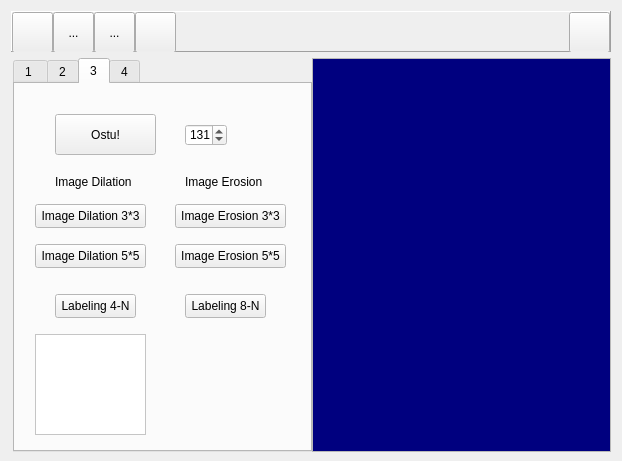
<?xml version="1.0" encoding="UTF-8"?>
<ui version="4.0">
 <class>MainFrame</class>
 <widget class="QDialog" name="MainFrame">
  <property name="geometry">
   <rect>
    <x>0</x>
    <y>0</y>
    <width>622</width>
    <height>461</height>
   </rect>
  </property>
  <property name="sizePolicy">
   <sizepolicy hsizetype="Preferred" vsizetype="Minimum">
    <horstretch>0</horstretch>
    <verstretch>0</verstretch>
   </sizepolicy>
  </property>
  <property name="minimumSize">
   <size>
    <width>0</width>
    <height>461</height>
   </size>
  </property>
  <property name="windowTitle">
   <string>HomeworkCV</string>
  </property>
  <property name="modal">
   <bool>false</bool>
  </property>
  <layout class="QVBoxLayout" name="verticalLayout">
   <item>
    <widget class="QFrame" name="frame">
     <property name="sizePolicy">
      <sizepolicy hsizetype="Preferred" vsizetype="Fixed">
       <horstretch>0</horstretch>
       <verstretch>0</verstretch>
      </sizepolicy>
     </property>
     <property name="minimumSize">
      <size>
       <width>0</width>
       <height>41</height>
      </size>
     </property>
     <property name="maximumSize">
      <size>
       <width>16777215</width>
       <height>41</height>
      </size>
     </property>
     <property name="frameShape">
      <enum>QFrame::Panel</enum>
     </property>
     <property name="frameShadow">
      <enum>QFrame::Raised</enum>
     </property>
     <layout class="QHBoxLayout" name="horizontalLayout_3">
      <property name="spacing">
       <number>0</number>
      </property>
      <property name="leftMargin">
       <number>0</number>
      </property>
      <property name="topMargin">
       <number>0</number>
      </property>
      <property name="rightMargin">
       <number>0</number>
      </property>
      <property name="bottomMargin">
       <number>0</number>
      </property>
      <item>
       <widget class="QToolButton" name="buttonOpen">
        <property name="enabled">
         <bool>true</bool>
        </property>
        <property name="sizePolicy">
         <sizepolicy hsizetype="Minimum" vsizetype="Minimum">
          <horstretch>0</horstretch>
          <verstretch>0</verstretch>
         </sizepolicy>
        </property>
        <property name="minimumSize">
         <size>
          <width>41</width>
          <height>41</height>
         </size>
        </property>
        <property name="maximumSize">
         <size>
          <width>41</width>
          <height>41</height>
         </size>
        </property>
        <property name="toolTip">
         <string>open an image file</string>
        </property>
        <property name="layoutDirection">
         <enum>Qt::LeftToRight</enum>
        </property>
        <property name="autoFillBackground">
         <bool>false</bool>
        </property>
        <property name="text">
         <string/>
        </property>
        <property name="icon">
         <iconset resource="images/mainframe.qrc">
          <normaloff>:/open.png</normaloff>:/open.png</iconset>
        </property>
        <property name="iconSize">
         <size>
          <width>41</width>
          <height>41</height>
         </size>
        </property>
        <property name="checkable">
         <bool>false</bool>
        </property>
        <property name="autoRepeat">
         <bool>false</bool>
        </property>
        <property name="autoExclusive">
         <bool>false</bool>
        </property>
        <property name="popupMode">
         <enum>QToolButton::DelayedPopup</enum>
        </property>
        <property name="toolButtonStyle">
         <enum>Qt::ToolButtonIconOnly</enum>
        </property>
        <property name="autoRaise">
         <bool>false</bool>
        </property>
       </widget>
      </item>
      <item>
       <widget class="QToolButton" name="toolButton_2">
        <property name="sizePolicy">
         <sizepolicy hsizetype="Minimum" vsizetype="Minimum">
          <horstretch>0</horstretch>
          <verstretch>0</verstretch>
         </sizepolicy>
        </property>
        <property name="minimumSize">
         <size>
          <width>41</width>
          <height>41</height>
         </size>
        </property>
        <property name="maximumSize">
         <size>
          <width>41</width>
          <height>41</height>
         </size>
        </property>
        <property name="text">
         <string>...</string>
        </property>
       </widget>
      </item>
      <item>
       <widget class="QToolButton" name="toolButton_3">
        <property name="sizePolicy">
         <sizepolicy hsizetype="Minimum" vsizetype="Minimum">
          <horstretch>0</horstretch>
          <verstretch>0</verstretch>
         </sizepolicy>
        </property>
        <property name="minimumSize">
         <size>
          <width>41</width>
          <height>41</height>
         </size>
        </property>
        <property name="maximumSize">
         <size>
          <width>41</width>
          <height>41</height>
         </size>
        </property>
        <property name="text">
         <string>...</string>
        </property>
       </widget>
      </item>
      <item>
       <widget class="QToolButton" name="buttonDeleteContents">
        <property name="sizePolicy">
         <sizepolicy hsizetype="Minimum" vsizetype="Minimum">
          <horstretch>0</horstretch>
          <verstretch>0</verstretch>
         </sizepolicy>
        </property>
        <property name="minimumSize">
         <size>
          <width>41</width>
          <height>41</height>
         </size>
        </property>
        <property name="maximumSize">
         <size>
          <width>41</width>
          <height>41</height>
         </size>
        </property>
        <property name="toolTip">
         <string>close all forms</string>
        </property>
        <property name="autoFillBackground">
         <bool>false</bool>
        </property>
        <property name="text">
         <string/>
        </property>
        <property name="icon">
         <iconset resource="images/mainframe.qrc">
          <normaloff>:/1-21.png</normaloff>:/1-21.png</iconset>
        </property>
        <property name="iconSize">
         <size>
          <width>41</width>
          <height>41</height>
         </size>
        </property>
       </widget>
      </item>
      <item>
       <spacer name="horizontalSpacer">
        <property name="orientation">
         <enum>Qt::Horizontal</enum>
        </property>
        <property name="sizeHint" stdset="0">
         <size>
          <width>40</width>
          <height>20</height>
         </size>
        </property>
       </spacer>
      </item>
      <item>
       <widget class="QToolButton" name="buttonShowList">
        <property name="sizePolicy">
         <sizepolicy hsizetype="Minimum" vsizetype="Minimum">
          <horstretch>0</horstretch>
          <verstretch>0</verstretch>
         </sizepolicy>
        </property>
        <property name="minimumSize">
         <size>
          <width>41</width>
          <height>41</height>
         </size>
        </property>
        <property name="maximumSize">
         <size>
          <width>41</width>
          <height>41</height>
         </size>
        </property>
        <property name="toolTip">
         <string>show the list view</string>
        </property>
        <property name="text">
         <string/>
        </property>
        <property name="icon">
         <iconset resource="images/mainframe.qrc">
          <normaloff>:/2-3.png</normaloff>:/2-3.png</iconset>
        </property>
        <property name="iconSize">
         <size>
          <width>82</width>
          <height>41</height>
         </size>
        </property>
       </widget>
      </item>
     </layout>
    </widget>
   </item>
   <item>
    <layout class="QHBoxLayout" name="horizontalLayout">
     <property name="spacing">
      <number>0</number>
     </property>
     <property name="leftMargin">
      <number>2</number>
     </property>
     <item>
      <widget class="QTabWidget" name="tabWidget">
       <property name="sizePolicy">
        <sizepolicy hsizetype="Fixed" vsizetype="Expanding">
         <horstretch>0</horstretch>
         <verstretch>0</verstretch>
        </sizepolicy>
       </property>
       <property name="minimumSize">
        <size>
         <width>299</width>
         <height>394</height>
        </size>
       </property>
       <property name="palette">
        <palette>
         <active>
          <colorrole role="Window">
           <brush brushstyle="SolidPattern">
            <color alpha="255">
             <red>255</red>
             <green>255</green>
             <blue>255</blue>
            </color>
           </brush>
          </colorrole>
          <colorrole role="NoRole">
           <brush brushstyle="SolidPattern">
            <color alpha="255">
             <red>255</red>
             <green>85</green>
             <blue>0</blue>
            </color>
           </brush>
          </colorrole>
         </active>
         <inactive>
          <colorrole role="Window">
           <brush brushstyle="SolidPattern">
            <color alpha="255">
             <red>255</red>
             <green>255</green>
             <blue>255</blue>
            </color>
           </brush>
          </colorrole>
          <colorrole role="NoRole">
           <brush brushstyle="SolidPattern">
            <color alpha="255">
             <red>255</red>
             <green>85</green>
             <blue>0</blue>
            </color>
           </brush>
          </colorrole>
         </inactive>
         <disabled>
          <colorrole role="Window">
           <brush brushstyle="SolidPattern">
            <color alpha="255">
             <red>255</red>
             <green>255</green>
             <blue>255</blue>
            </color>
           </brush>
          </colorrole>
          <colorrole role="NoRole">
           <brush brushstyle="SolidPattern">
            <color alpha="255">
             <red>255</red>
             <green>85</green>
             <blue>0</blue>
            </color>
           </brush>
          </colorrole>
         </disabled>
        </palette>
       </property>
       <property name="cursor">
        <cursorShape>ArrowCursor</cursorShape>
       </property>
       <property name="autoFillBackground">
        <bool>false</bool>
       </property>
       <property name="tabPosition">
        <enum>QTabWidget::North</enum>
       </property>
       <property name="tabShape">
        <enum>QTabWidget::Rounded</enum>
       </property>
       <property name="currentIndex">
        <number>2</number>
       </property>
       <property name="iconSize">
        <size>
         <width>31</width>
         <height>31</height>
        </size>
       </property>
       <property name="elideMode">
        <enum>Qt::ElideMiddle</enum>
       </property>
       <widget class="QWidget" name="tab_1">
        <attribute name="title">
         <string>1 </string>
        </attribute>
       </widget>
       <widget class="QWidget" name="tab_4">
        <attribute name="title">
         <string>2</string>
        </attribute>
        <widget class="QPushButton" name="Contrast_Transform">
         <property name="geometry">
          <rect>
           <x>90</x>
           <y>50</y>
           <width>121</width>
           <height>24</height>
          </rect>
         </property>
         <property name="text">
          <string>Contrast Transform</string>
         </property>
        </widget>
        <widget class="QSpinBox" name="spinA1">
         <property name="geometry">
          <rect>
           <x>70</x>
           <y>100</y>
           <width>42</width>
           <height>22</height>
          </rect>
         </property>
         <property name="maximum">
          <number>255</number>
         </property>
        </widget>
        <widget class="QSpinBox" name="spinB1">
         <property name="geometry">
          <rect>
           <x>170</x>
           <y>100</y>
           <width>42</width>
           <height>22</height>
          </rect>
         </property>
         <property name="maximum">
          <number>255</number>
         </property>
        </widget>
        <widget class="QSpinBox" name="spinA2">
         <property name="geometry">
          <rect>
           <x>70</x>
           <y>140</y>
           <width>42</width>
           <height>22</height>
          </rect>
         </property>
         <property name="maximum">
          <number>255</number>
         </property>
        </widget>
        <widget class="QSpinBox" name="spinB2">
         <property name="geometry">
          <rect>
           <x>170</x>
           <y>140</y>
           <width>42</width>
           <height>22</height>
          </rect>
         </property>
         <property name="maximum">
          <number>255</number>
         </property>
        </widget>
        <widget class="QLabel" name="label">
         <property name="geometry">
          <rect>
           <x>120</x>
           <y>100</y>
           <width>41</width>
           <height>16</height>
          </rect>
         </property>
         <property name="text">
          <string>[ a , b ]</string>
         </property>
        </widget>
        <widget class="QLabel" name="label_3">
         <property name="geometry">
          <rect>
           <x>120</x>
           <y>140</y>
           <width>48</width>
           <height>16</height>
          </rect>
         </property>
         <property name="text">
          <string>[ a' , b' ]</string>
         </property>
        </widget>
       </widget>
       <widget class="QWidget" name="tab_5">
        <attribute name="title">
         <string>3</string>
        </attribute>
        <widget class="QPushButton" name="Image_Dilation_mask3">
         <property name="geometry">
          <rect>
           <x>20</x>
           <y>120</y>
           <width>111</width>
           <height>24</height>
          </rect>
         </property>
         <property name="text">
          <string>Image Dilation 3*3</string>
         </property>
        </widget>
        <widget class="QSpinBox" name="spinOstu">
         <property name="geometry">
          <rect>
           <x>170</x>
           <y>40</y>
           <width>42</width>
           <height>22</height>
          </rect>
         </property>
         <property name="maximum">
          <number>255</number>
         </property>
         <property name="value">
          <number>131</number>
         </property>
        </widget>
        <widget class="QPushButton" name="Image_Dilation_mask5">
         <property name="geometry">
          <rect>
           <x>20</x>
           <y>160</y>
           <width>111</width>
           <height>24</height>
          </rect>
         </property>
         <property name="text">
          <string>Image Dilation 5*5</string>
         </property>
        </widget>
        <widget class="QPushButton" name="Image_Erosion_mask3">
         <property name="geometry">
          <rect>
           <x>160</x>
           <y>120</y>
           <width>111</width>
           <height>24</height>
          </rect>
         </property>
         <property name="text">
          <string>Image Erosion 3*3</string>
         </property>
        </widget>
        <widget class="QPushButton" name="Image_Erosion_mask5">
         <property name="geometry">
          <rect>
           <x>160</x>
           <y>160</y>
           <width>111</width>
           <height>24</height>
          </rect>
         </property>
         <property name="text">
          <string>Image Erosion 5*5</string>
         </property>
        </widget>
        <widget class="QPushButton" name="pushButton">
         <property name="geometry">
          <rect>
           <x>40</x>
           <y>30</y>
           <width>101</width>
           <height>41</height>
          </rect>
         </property>
         <property name="text">
          <string>Ostu!</string>
         </property>
        </widget>
        <widget class="QLabel" name="label_2">
         <property name="geometry">
          <rect>
           <x>40</x>
           <y>90</y>
           <width>81</width>
           <height>16</height>
          </rect>
         </property>
         <property name="text">
          <string>Image Dilation</string>
         </property>
        </widget>
        <widget class="QLabel" name="label_4">
         <property name="geometry">
          <rect>
           <x>170</x>
           <y>90</y>
           <width>81</width>
           <height>16</height>
          </rect>
         </property>
         <property name="text">
          <string>Image Erosion</string>
         </property>
        </widget>
        <widget class="QPushButton" name="ImageLabelingN4">
         <property name="geometry">
          <rect>
           <x>40</x>
           <y>210</y>
           <width>81</width>
           <height>24</height>
          </rect>
         </property>
         <property name="text">
          <string>Labeling 4-N</string>
         </property>
        </widget>
        <widget class="QListWidget" name="listWidget_2">
         <property name="geometry">
          <rect>
           <x>20</x>
           <y>250</y>
           <width>111</width>
           <height>101</height>
          </rect>
         </property>
        </widget>
        <widget class="QPushButton" name="ImageLabelingN8">
         <property name="geometry">
          <rect>
           <x>170</x>
           <y>210</y>
           <width>81</width>
           <height>24</height>
          </rect>
         </property>
         <property name="text">
          <string>Labeling 8-N</string>
         </property>
        </widget>
       </widget>
       <widget class="QWidget" name="tab_2">
        <attribute name="title">
         <string>4</string>
        </attribute>
       </widget>
      </widget>
     </item>
     <item>
      <widget class="QListWidget" name="listWidget">
       <property name="sizePolicy">
        <sizepolicy hsizetype="Ignored" vsizetype="Minimum">
         <horstretch>0</horstretch>
         <verstretch>0</verstretch>
        </sizepolicy>
       </property>
       <property name="minimumSize">
        <size>
         <width>0</width>
         <height>394</height>
        </size>
       </property>
       <property name="palette">
        <palette>
         <active>
          <colorrole role="WindowText">
           <brush brushstyle="SolidPattern">
            <color alpha="255">
             <red>255</red>
             <green>255</green>
             <blue>0</blue>
            </color>
           </brush>
          </colorrole>
          <colorrole role="Text">
           <brush brushstyle="SolidPattern">
            <color alpha="255">
             <red>255</red>
             <green>255</green>
             <blue>255</blue>
            </color>
           </brush>
          </colorrole>
          <colorrole role="Base">
           <brush brushstyle="SolidPattern">
            <color alpha="255">
             <red>0</red>
             <green>0</green>
             <blue>127</blue>
            </color>
           </brush>
          </colorrole>
          <colorrole role="PlaceholderText">
           <brush brushstyle="NoBrush">
            <color alpha="128">
             <red>255</red>
             <green>255</green>
             <blue>255</blue>
            </color>
           </brush>
          </colorrole>
         </active>
         <inactive>
          <colorrole role="WindowText">
           <brush brushstyle="SolidPattern">
            <color alpha="255">
             <red>255</red>
             <green>255</green>
             <blue>0</blue>
            </color>
           </brush>
          </colorrole>
          <colorrole role="Text">
           <brush brushstyle="SolidPattern">
            <color alpha="255">
             <red>255</red>
             <green>255</green>
             <blue>255</blue>
            </color>
           </brush>
          </colorrole>
          <colorrole role="Base">
           <brush brushstyle="SolidPattern">
            <color alpha="255">
             <red>0</red>
             <green>0</green>
             <blue>127</blue>
            </color>
           </brush>
          </colorrole>
          <colorrole role="PlaceholderText">
           <brush brushstyle="NoBrush">
            <color alpha="128">
             <red>255</red>
             <green>255</green>
             <blue>255</blue>
            </color>
           </brush>
          </colorrole>
         </inactive>
         <disabled>
          <colorrole role="WindowText">
           <brush brushstyle="SolidPattern">
            <color alpha="255">
             <red>120</red>
             <green>120</green>
             <blue>120</blue>
            </color>
           </brush>
          </colorrole>
          <colorrole role="Text">
           <brush brushstyle="SolidPattern">
            <color alpha="255">
             <red>120</red>
             <green>120</green>
             <blue>120</blue>
            </color>
           </brush>
          </colorrole>
          <colorrole role="Base">
           <brush brushstyle="SolidPattern">
            <color alpha="255">
             <red>240</red>
             <green>240</green>
             <blue>240</blue>
            </color>
           </brush>
          </colorrole>
          <colorrole role="PlaceholderText">
           <brush brushstyle="NoBrush">
            <color alpha="128">
             <red>255</red>
             <green>255</green>
             <blue>255</blue>
            </color>
           </brush>
          </colorrole>
         </disabled>
        </palette>
       </property>
       <property name="font">
        <font>
         <family>Times New Roman</family>
         <pointsize>10</pointsize>
        </font>
       </property>
      </widget>
     </item>
    </layout>
   </item>
  </layout>
 </widget>
 <layoutdefault spacing="6" margin="11"/>
 <resources>
  <include location="images/mainframe.qrc"/>
 </resources>
 <connections/>
</ui>
